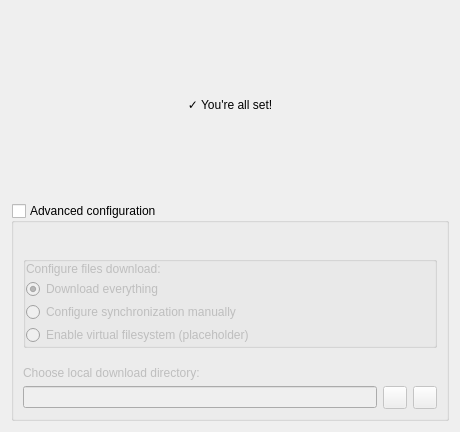
<?xml version="1.0" encoding="UTF-8"?>
<ui version="4.0">
 <class>AccountConfiguredWizardPage</class>
 <widget class="QWidget" name="AccountConfiguredWizardPage">
  <property name="geometry">
   <rect>
    <x>0</x>
    <y>0</y>
    <width>460</width>
    <height>432</height>
   </rect>
  </property>
  <layout class="QVBoxLayout" name="verticalLayout">
   <item>
    <spacer name="verticalSpacer">
     <property name="orientation">
      <enum>Qt::Orientation::Vertical</enum>
     </property>
     <property name="sizeType">
      <enum>QSizePolicy::Policy::MinimumExpanding</enum>
     </property>
     <property name="sizeHint" stdset="0">
      <size>
       <width>20</width>
       <height>20</height>
      </size>
     </property>
    </spacer>
   </item>
   <item>
    <widget class="QLabel" name="youreAllSetLabel">
     <property name="text">
      <string>✓ You're all set!</string>
     </property>
     <property name="alignment">
      <set>Qt::AlignmentFlag::AlignCenter</set>
     </property>
    </widget>
   </item>
   <item>
    <spacer name="verticalSpacer_2">
     <property name="orientation">
      <enum>Qt::Orientation::Vertical</enum>
     </property>
     <property name="sizeType">
      <enum>QSizePolicy::Policy::MinimumExpanding</enum>
     </property>
     <property name="sizeHint" stdset="0">
      <size>
       <width>20</width>
       <height>20</height>
      </size>
     </property>
    </spacer>
   </item>
   <item>
    <widget class="QGroupBox" name="advancedConfigGroupBox">
     <property name="enabled">
      <bool>true</bool>
     </property>
     <property name="sizePolicy">
      <sizepolicy hsizetype="Preferred" vsizetype="Maximum">
       <horstretch>0</horstretch>
       <verstretch>0</verstretch>
      </sizepolicy>
     </property>
     <property name="title">
      <string>Advanced configuration</string>
     </property>
     <property name="flat">
      <bool>false</bool>
     </property>
     <property name="checkable">
      <bool>true</bool>
     </property>
     <property name="checked">
      <bool>false</bool>
     </property>
     <layout class="QHBoxLayout" name="horizontalLayout">
      <property name="spacing">
       <number>60</number>
      </property>
      <property name="leftMargin">
       <number>0</number>
      </property>
      <property name="topMargin">
       <number>24</number>
      </property>
      <property name="rightMargin">
       <number>0</number>
      </property>
      <property name="bottomMargin">
       <number>0</number>
      </property>
      <item>
       <widget class="QWidget" name="advancedConfigGroupBoxContentWidget" native="true">
        <layout class="QVBoxLayout" name="verticalLayout_4">
         <property name="spacing">
          <number>18</number>
         </property>
         <property name="leftMargin">
          <number>9</number>
         </property>
         <property name="topMargin">
          <number>9</number>
         </property>
         <property name="rightMargin">
          <number>9</number>
         </property>
         <property name="bottomMargin">
          <number>9</number>
         </property>
         <item>
          <widget class="QGroupBox" name="syncModeGroupBox">
           <property name="title">
            <string/>
           </property>
           <property name="flat">
            <bool>true</bool>
           </property>
           <layout class="QVBoxLayout" name="syncModeGroupBoxLayout">
            <property name="spacing">
             <number>3</number>
            </property>
            <property name="leftMargin">
             <number>0</number>
            </property>
            <property name="topMargin">
             <number>0</number>
            </property>
            <property name="rightMargin">
             <number>0</number>
            </property>
            <property name="bottomMargin">
             <number>0</number>
            </property>
            <item>
             <widget class="QLabel" name="label">
              <property name="text">
               <string>Configure files download:</string>
              </property>
             </widget>
            </item>
            <item>
             <widget class="QRadioButton" name="syncEverythingRadioButton">
              <property name="cursor">
               <cursorShape>PointingHandCursor</cursorShape>
              </property>
              <property name="text">
               <string>Download everything</string>
              </property>
              <property name="checked">
               <bool>true</bool>
              </property>
             </widget>
            </item>
            <item>
             <widget class="QRadioButton" name="configureSyncManuallyRadioButton">
              <property name="cursor">
               <cursorShape>PointingHandCursor</cursorShape>
              </property>
              <property name="toolTip">
               <string>After completing this wizard, you can set up folder synchronization manually.</string>
              </property>
              <property name="text">
               <string>Configure synchronization manually</string>
              </property>
             </widget>
            </item>
            <item>
             <widget class="QRadioButton" name="useVfsRadioButton">
              <property name="cursor">
               <cursorShape>PointingHandCursor</cursorShape>
              </property>
              <property name="text">
               <string notr="true">Enable virtual filesystem (placeholder)</string>
              </property>
             </widget>
            </item>
           </layout>
          </widget>
         </item>
         <item>
          <widget class="QGroupBox" name="localDirectoryGroupBox">
           <property name="sizePolicy">
            <sizepolicy hsizetype="Preferred" vsizetype="Minimum">
             <horstretch>0</horstretch>
             <verstretch>0</verstretch>
            </sizepolicy>
           </property>
           <property name="styleSheet">
            <string notr="true">QGroupBox {border:0;}</string>
           </property>
           <property name="title">
            <string notr="true"/>
           </property>
           <property name="flat">
            <bool>true</bool>
           </property>
           <layout class="QVBoxLayout" name="verticalLayout_2">
            <property name="leftMargin">
             <number>0</number>
            </property>
            <property name="topMargin">
             <number>0</number>
            </property>
            <property name="rightMargin">
             <number>0</number>
            </property>
            <property name="bottomMargin">
             <number>0</number>
            </property>
            <item>
             <widget class="QLabel" name="chooseLocalDownloadDirectoryLabel">
              <property name="text">
               <string>Choose local download directory:</string>
              </property>
             </widget>
            </item>
            <item>
             <layout class="QHBoxLayout" name="horizontalLayout_3">
              <item>
               <widget class="QLineEdit" name="localDirectoryLineEdit"/>
              </item>
              <item>
               <widget class="QToolButton" name="chooseLocalDirectoryButton">
                <property name="cursor">
                 <cursorShape>PointingHandCursor</cursorShape>
                </property>
                <property name="text">
                 <string notr="true"/>
                </property>
                <property name="icon">
                 <iconset resource="../../../resources/client.qrc">
                  <normaloff>:/client/resources/light/more.svg</normaloff>:/client/resources/light/more.svg</iconset>
                </property>
               </widget>
              </item>
              <item>
               <widget class="QToolButton" name="resetLocalDirectoryButton">
                <property name="cursor">
                 <cursorShape>PointingHandCursor</cursorShape>
                </property>
                <property name="toolTip">
                 <string>Restore default value</string>
                </property>
                <property name="text">
                 <string/>
                </property>
                <property name="icon">
                 <iconset resource="../../../resources/client.qrc">
                  <normaloff>:/client/resources/light/undo.svg</normaloff>:/client/resources/light/undo.svg</iconset>
                </property>
               </widget>
              </item>
             </layout>
            </item>
           </layout>
          </widget>
         </item>
        </layout>
       </widget>
      </item>
     </layout>
    </widget>
   </item>
  </layout>
 </widget>
 <resources>
  <include location="../../../resources/client.qrc"/>
 </resources>
 <connections/>
</ui>
